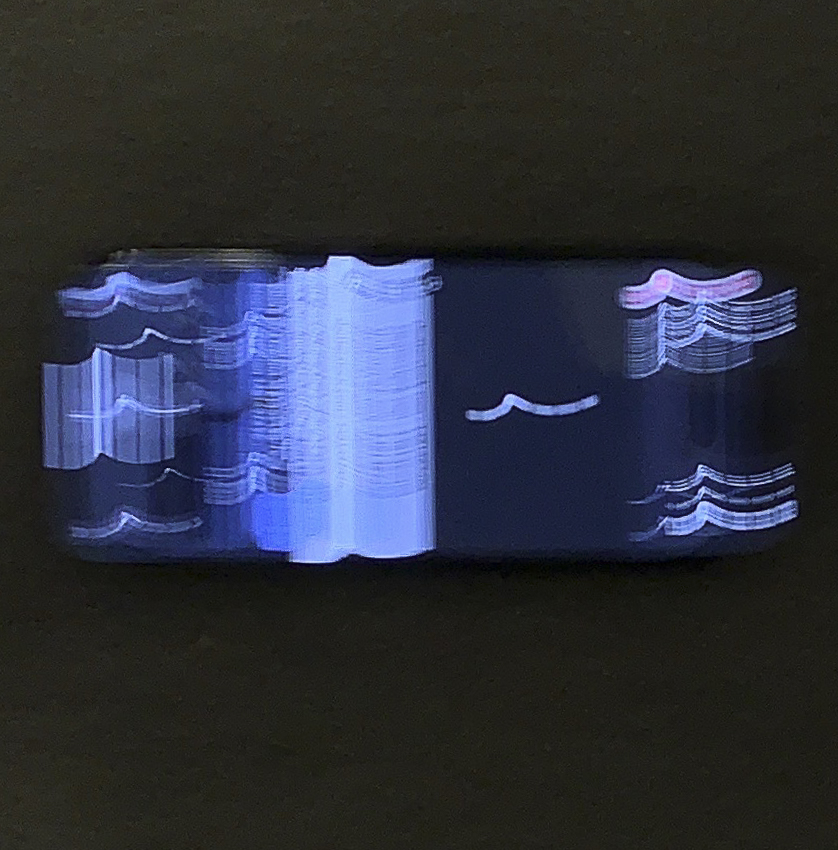
#> input picture astride_testing/fits_img/2.jpg, 838 x 850 px, found by its file name
$ python test.py
#> lines starting #> are read from the running program, lines starting #| are printed output that depends on the picture
from PIL import Image
import numpy as np
from astropy.io import fits
from astride import Streak
import os

img_path = 'fits_images/2.jpg'
img = Image.open(img_path).convert('L')
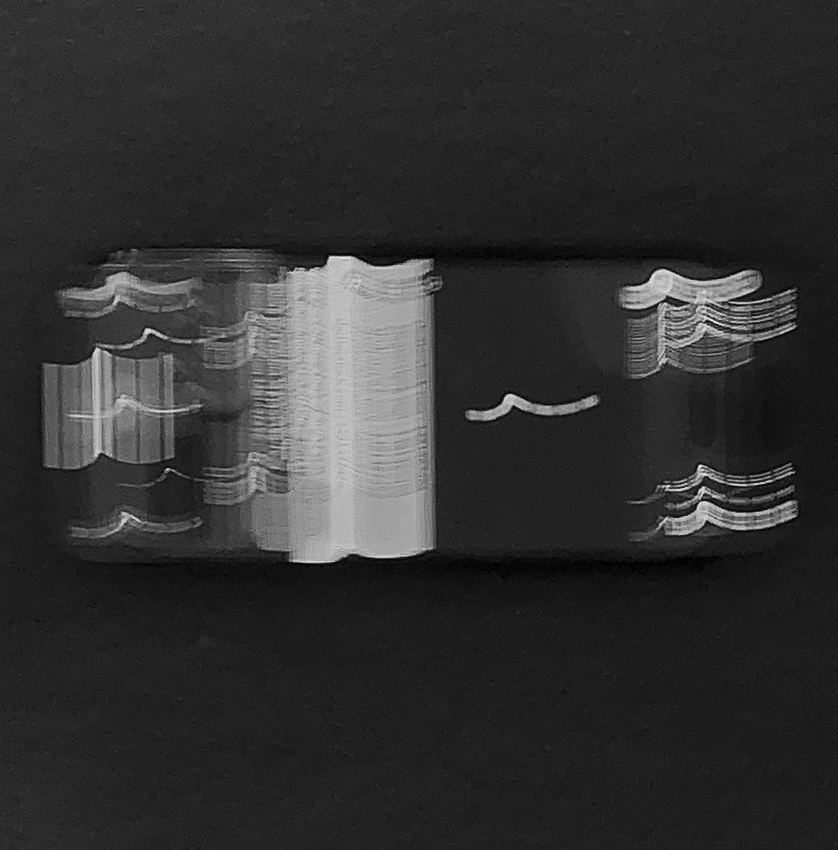
#> img: PIL image 838x850 L; min 0, max 241, mean 48.5
image_data = np.array(img)

fits_output_dir = 'results'
os.makedirs(fits_output_dir, exist_ok=True)

file_name = os.path.basename(img_path).replace('.jpg', '.fits')
fits_file_path = os.path.join(fits_output_dir, file_name)

hdu = fits.PrimaryHDU(image_data)
hdu.writeto(fits_file_path, overwrite=True)

#> (the run stopped early here; a loop or call above may not have finished)

$ run again, with astride_testing/fits_img/1.jpg copied over astride_testing/fits_img/2.jpg
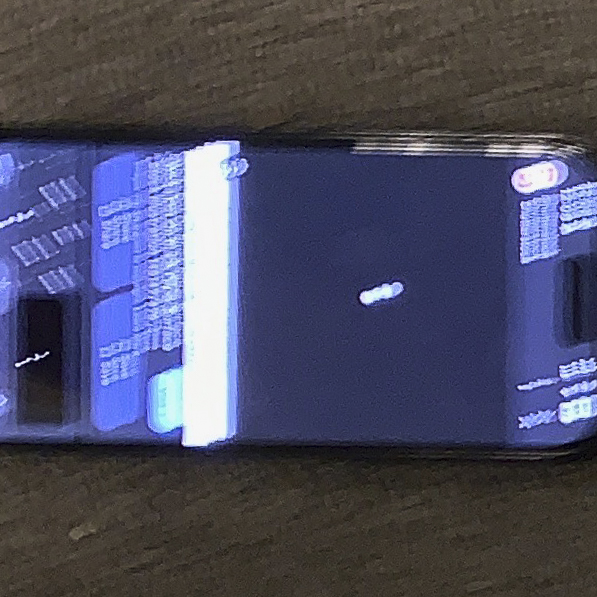
#> input picture astride_testing/fits_img/1.jpg, 597 x 597 px, found by its file name
#> `img = Image.open(img_path).convert('L')`:
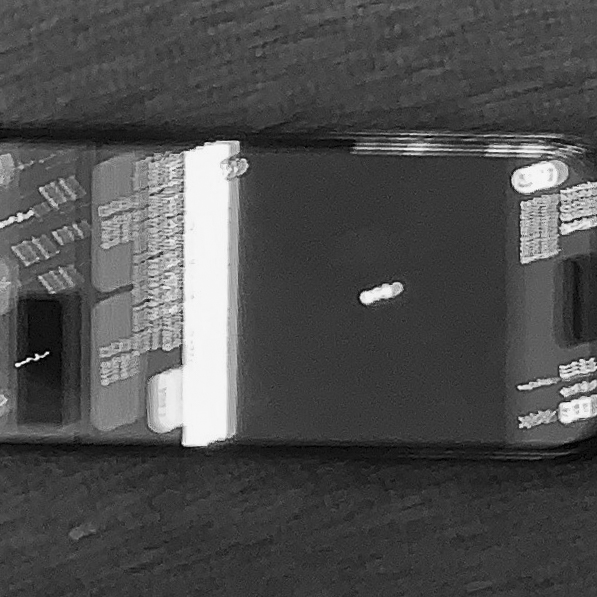
#> img: PIL image 597x597 L; min 0, max 251, mean 78

$ run again, with astride_testing/fits_img/4.jpg copied over astride_testing/fits_img/2.jpg
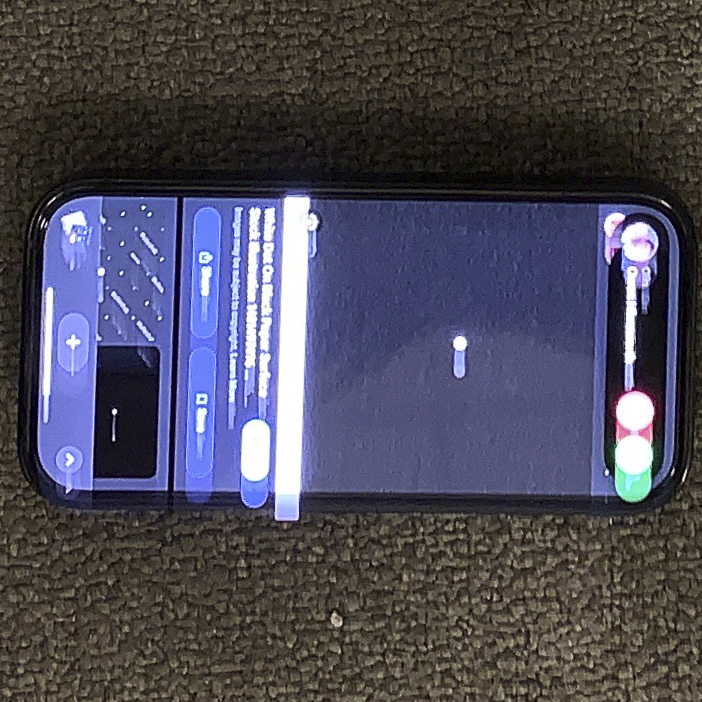
#> input picture astride_testing/fits_img/4.jpg, 702 x 702 px, found by its file name
#> `img = Image.open(img_path).convert('L')`:
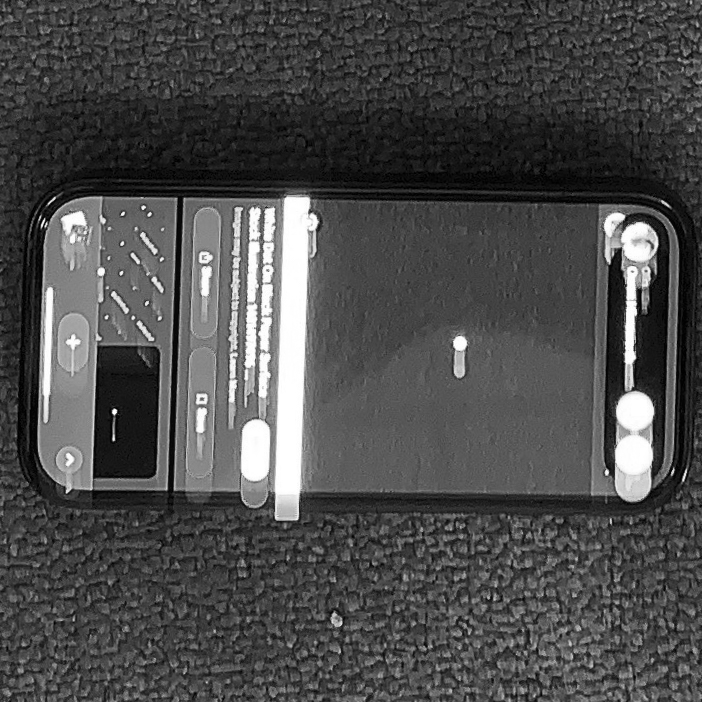
#> img: PIL image 702x702 L; min 0, max 255, mean 75.1
